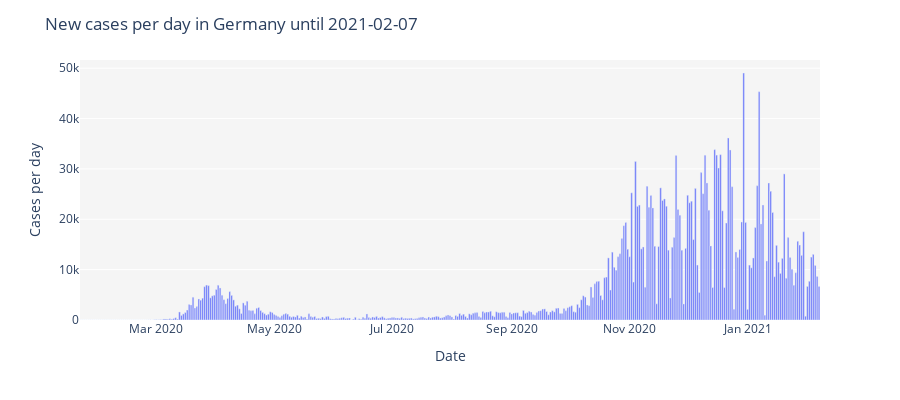
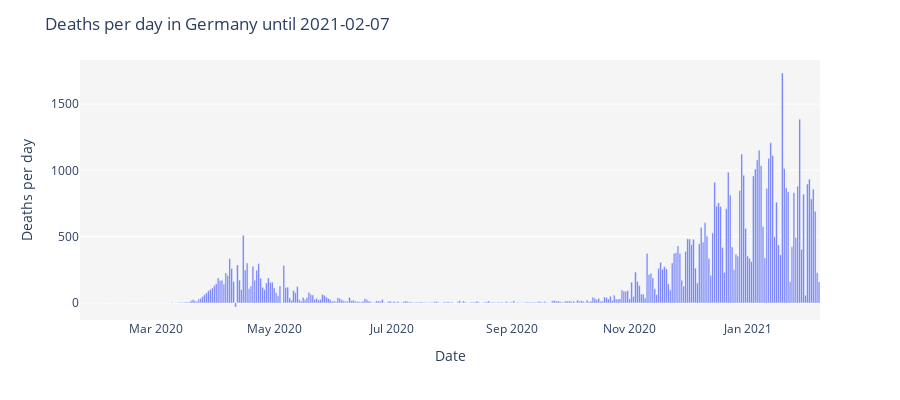

Notebook cell for these charts, in order:
### Code cell
cases_per_day_plot("Germany")

### Figure 1 — Plotly figure (JSON) as saved in the notebook; plotly's stock layout.template omitted (floating-point values rounded to 4 significant figures; data arrays with more than 128 entries replaced by an {"elided": "..."} marker saying what was removed)
{"data": [{"alignmentgroup": "True", "hovertemplate": "date=%{x}<br>Germany=%{y}<extra></extra>", "legendgroup": "", "marker": {"color": "#636efa"}, "name": "", "offsetgroup": "", "orientation": "v", "showlegend": false, "textposition": "auto", "type": "bar", "x": {"elided": "383 str values"}, "xaxis": "x", "y": {"elided": "383 int values"}, "yaxis": "y"}], "layout": {"barmode": "group", "height": 400, "legend": {"tracegroupgap": 0}, "margin": {"t": 60}, "plot_bgcolor": "rgb(245,245,245)", "title": {"text": "New cases per day in Germany until 2021-02-07"}, "xaxis": {"anchor": "y", "domain": [0, 1], "title": {"text": "Date"}}, "yaxis": {"anchor": "x", "domain": [0, 1], "title": {"text": "Cases per day"}}}}

### Figure 2 — Plotly figure (JSON) as saved in the notebook; plotly's stock layout.template omitted (floating-point values rounded to 4 significant figures; data arrays with more than 128 entries replaced by an {"elided": "..."} marker saying what was removed)
{"data": [{"alignmentgroup": "True", "hovertemplate": "date=%{x}<br>Germany=%{y}<extra></extra>", "legendgroup": "", "marker": {"color": "#636efa"}, "name": "", "offsetgroup": "", "orientation": "v", "showlegend": false, "textposition": "auto", "type": "bar", "x": {"elided": "383 str values"}, "xaxis": "x", "y": {"elided": "383 int values"}, "yaxis": "y"}], "layout": {"barmode": "group", "height": 400, "legend": {"tracegroupgap": 0}, "margin": {"t": 60}, "plot_bgcolor": "rgb(245,245,245)", "title": {"text": "Deaths per day in Germany until 2021-02-07"}, "xaxis": {"anchor": "y", "domain": [0, 1], "title": {"text": "Date"}}, "yaxis": {"anchor": "x", "domain": [0, 1], "title": {"text": "Deaths per day"}}}}
